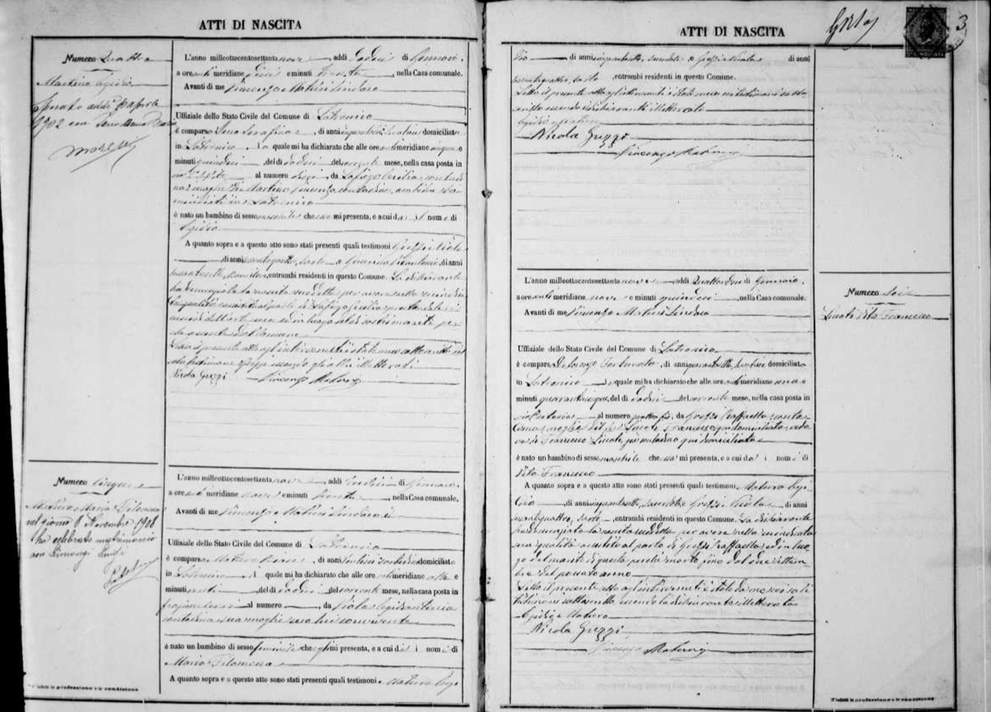
%> input picture Elaborazione di segnali e immagini/Schemi/code/hand.png, 991 x 712 px, shrunk from 1280 x 920 before the run
$ octave lab7_ex3.m   (GNU Octave 9; MATLAB toolbox functions it lacks are replaced by stand-ins)
%> lines starting %> are read from the running program, lines starting %| are printed output that depends on the picture
%% Esercizio 3. Caso di studio reale
%
% - Riuscire a migliorare il piu' possibile la qualita' della
%   scrittura nel file hand.png, utilizzando gli strumenti
%   visti fino ad ora;
% - Suggerimento: ragionare sull'istogramma, e utilizzare
%   sia operatori puntuali (lezione scorsa) che operatori
%   locali (questa lezione).

clear all; close all; clc

img = imread('hand.png');
%> img is the input picture: size 712x991 uint8; min 0, max 249, mean 200.8

figure(1);
imshow(img); title('Originale')


figure(2)
set(gcf,'name','Analisi scrittura a mano: istogrammi');
subplot(221); imhist(img); title('Originale')


% stretching
Cmin = 90;
Cmax = 240;
Cs = imadjust(img,[Cmin, Cmax]./255,[0,1]);
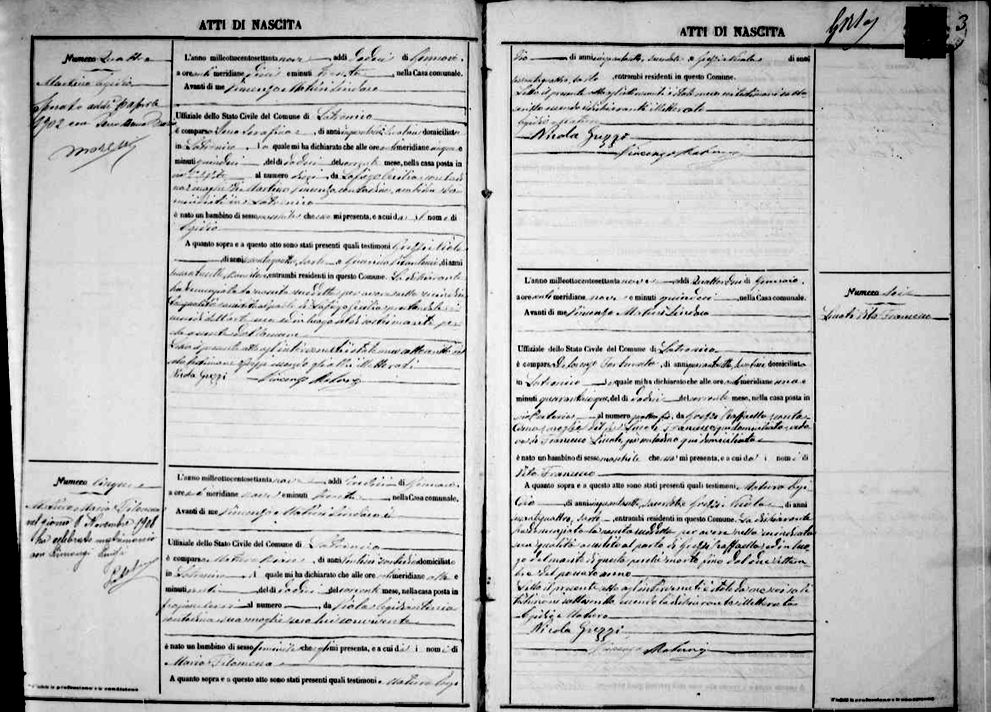
%> Cs: size 712x991 uint8; min 0, max 255, mean 191.5
figure;
figure(3), imshow(Cs); title('Stretched')
figure(2), subplot(222); imhist(Cs); title('Stretched');

% sharpening
H = fspecial('laplacian',1);
Csl = imfilter(Cs,H);
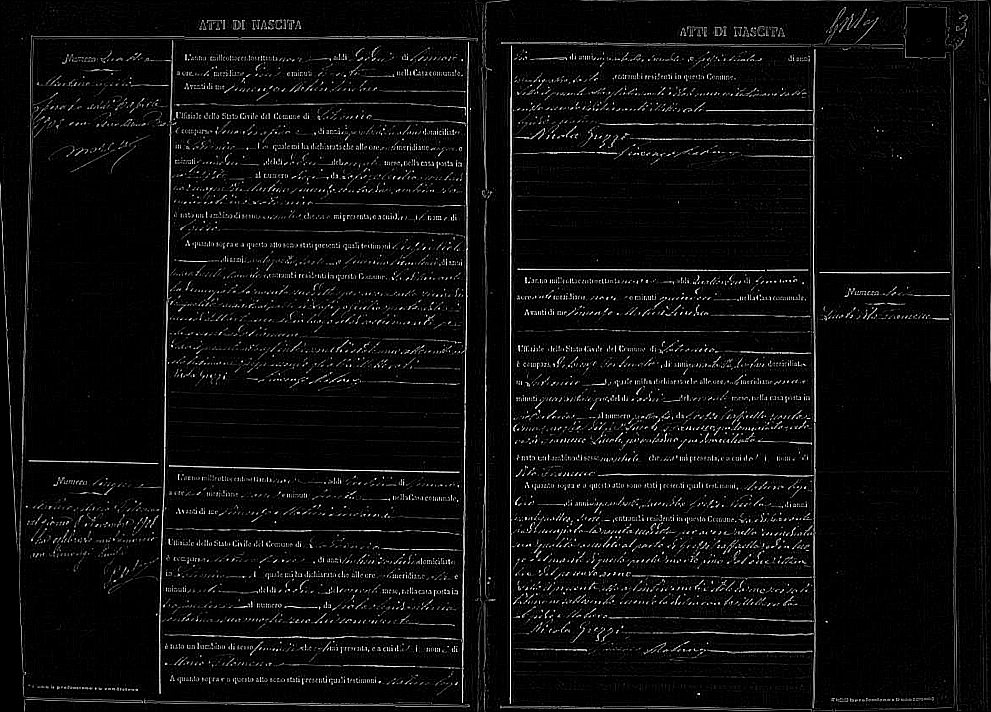
%> Csl: size 712x991 uint8; min 0, max 255, mean 12.6
cost = -1;
Cfinal = double(Cs) + cost*double(Csl);
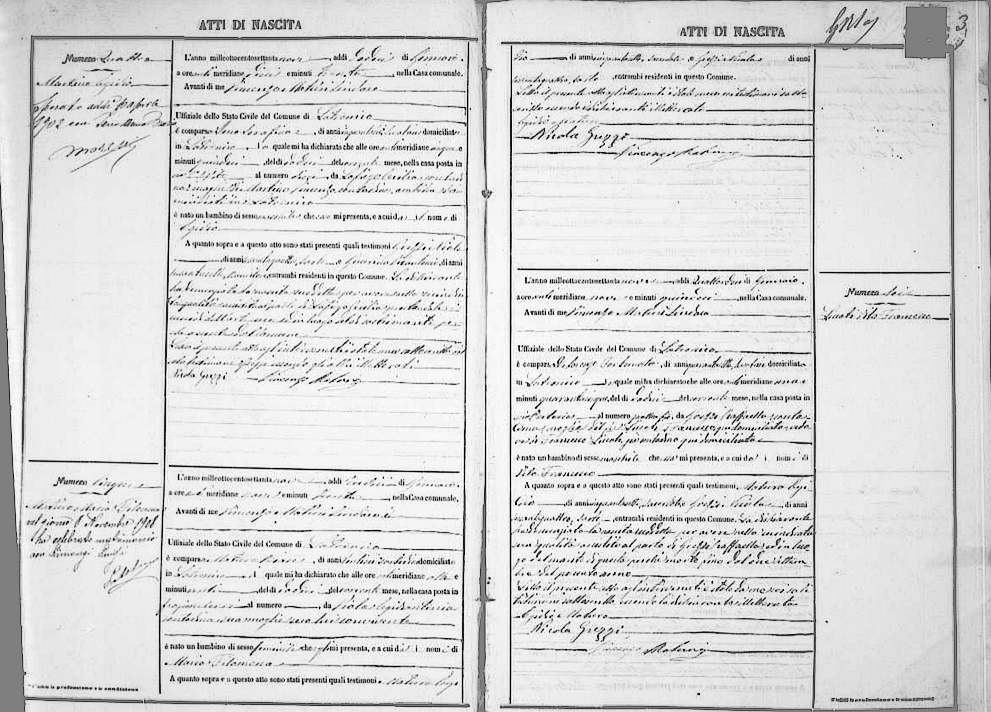
%> Cfinal: size 712x991 double; min -255, max 255, mean 178.8; drawn with min black and max white
figure;
figure(4),imshow(uint8(Cfinal)); title('Sharpened')
%> after `imshow(uint8(Cfinal))`:
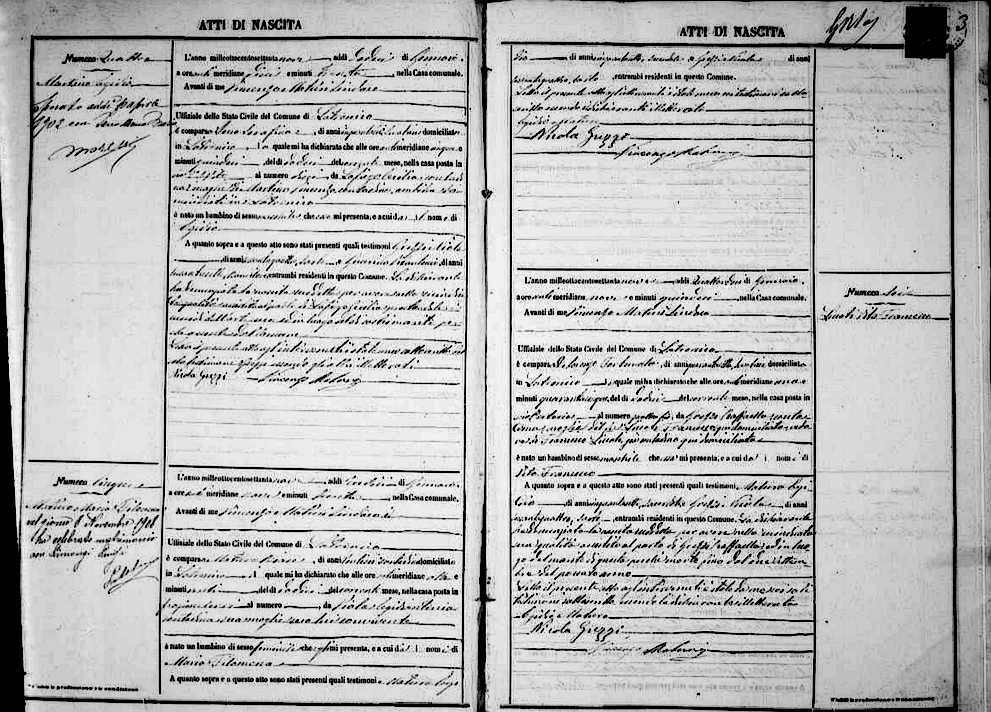
%> displayed picture: size 712x991, on the screen's scale of 0 to 255; min 0, max 255, mean 185
figure(2), subplot(223); imhist(uint8(Cfinal)); title('Sharpened')
%> after `title('Sharpened')`:
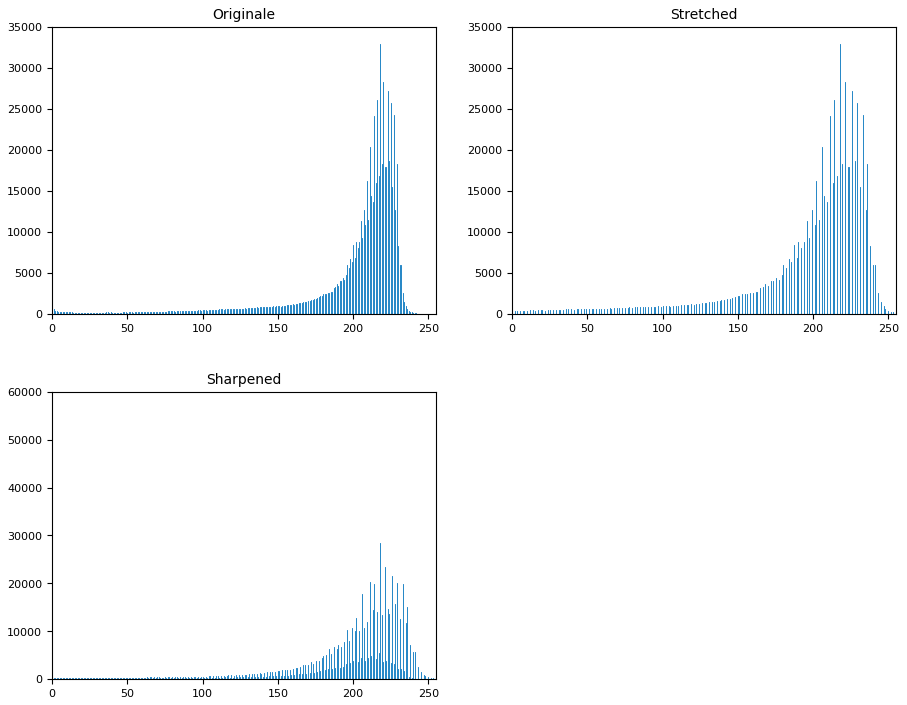
%> figure redrawn from the program's plot data, 3 panels; panel 1: highest point at x = 218, y = 32843; panel 3: highest point at x = 0, y = 50599
